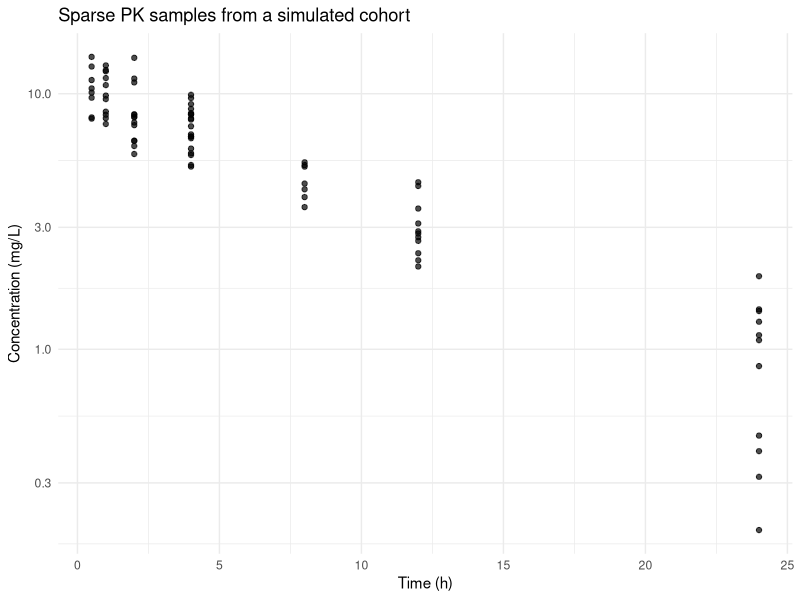

Source code (R):
# Population Pharmacokinetics: Why and How
# Extracted executable R code from 28-population-pk.qmd
# Generated by scripts/extract_code.R — do not edit by hand.
# Regenerate: Rscript scripts/extract_code.R   (book repo)
#             Rscript scripts/extract_code.R --standalone   (bundle)
# Working directory: run from the repository root (data/ paths are relative).

# ----------------------------------------------------------------------
# Section: Simulating a Sparse-Sampling Cohort
# ----------------------------------------------------------------------
set.seed(20260731)
library(dplyr)
library(ggplot2)

n_sub <- 40
CL_pop <- 5    # L/h
V_pop  <- 50   # L
omega_CL <- 0.25
omega_V  <- 0.20
D <- 500       # mg

# Individual parameters (log-normal IIV)
eta_CL <- rnorm(n_sub, 0, omega_CL)
eta_V  <- rnorm(n_sub, 0, omega_V)
CL_i <- CL_pop * exp(eta_CL)
V_i  <- V_pop  * exp(eta_V)
k_i  <- CL_i / V_i

# Sparse times: two per subject, staggered across cohort
time_pool <- c(0.5, 1, 2, 4, 8, 12, 24)
subj <- data.frame(
  ID = 1:n_sub,
  CL = CL_i,
  V = V_i,
  k = k_i
)

obs_list <- lapply(1:n_sub, function(i) {
  t_samp <- sample(time_pool, 2)
  C <- (D / V_i[i]) * exp(-k_i[i] * t_samp)
  C <- C * exp(rnorm(length(t_samp), 0, 0.10))  # exponential (log-normal) residual error
  data.frame(ID = i, TIME = t_samp, DV = C)
})
sparse_dat <- bind_rows(obs_list)

ggplot(sparse_dat, aes(TIME, DV)) +
  geom_point(alpha = 0.7) +
  scale_y_log10() +
  labs(
    x = "Time (h)", y = "Concentration (mg/L)",
    title = "Sparse PK samples from a simulated cohort"
  ) +
  theme_minimal()
